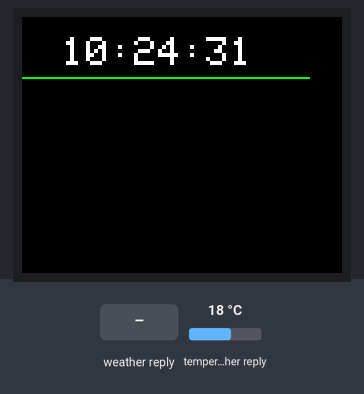
This sketch was run on a simulated ESP8266 (NodeMCU). Parts: 160×128 colour display. The test bench sets the inputs (shaded band); at power-on: temperature in the weather reply 18 °C. WiFi joins after 1.5 s; servers stay silent unless stated; network time is answered at once with the bench clock; the local clock reads 2024-03-15 10:24:30 at power-on unless the sketch sets it; web services answer with replies made up by the test bench; what the sketch prints to the serial monitor is not drawn.

Above: at 2.8 s.
2.9 s: weather in the web reply set to Clear
At 3.7 s:
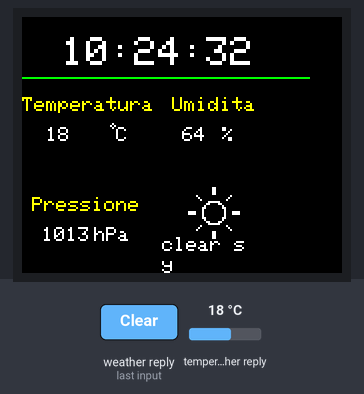
At 4.7 s:
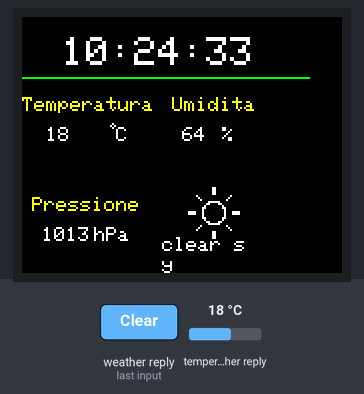
Timing chart, 0 to 6.2 s (numbered marks = the images above; inputs shaded):
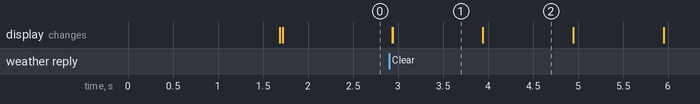

Measured:
- after the input at 2.9 s, the display: first changes at once (image 1 shows a later state)
- what the display in image 1 shows lasts 1.0 s, from 2.9 s to 3.9 s

The sketch:

weatherLcdStation.ino
```cpp
#include <ESP8266WiFi.h>
#include <ESP8266HTTPClient.h>
#include <WiFiClient.h>
#include <NTPClient.h>
#include <Arduino_JSON.h>
#include <Adafruit_GFX.h>
#include <Adafruit_ST7735.h>
#include <SPI.h>
#include <WiFiUdp.h>
#include "weathericons.h"

//-----------------Wifi Settings---------------------------------
const char* ssid = "xxxxxxxxxx"; //SSID
const char* password = "xxxxxxx";//Password

//------------NTPsettings-------------------------------------------

long utcOffsetInSeconds = 1 * 60 * 60 *2 ; //last *2 is for DST
WiFiUDP ntpUDP;
NTPClient timeClient(ntpUDP, "pool.ntp.org", utcOffsetInSeconds);

//------------Weather settings--------------------------------------
String openWeatherMapApiKey = "xxxxxxxxxxxxxxxxx";//API key OpenWeatherMap

// Replace with your country code and city
String city = "xxxx";//my city name
String countryCode = "xx";//country code
String lang="xx";//language code
String unit="metric"; //imperial or metric

// THE DEFAULT TIMER IS SET TO 10 SECONDS FOR TESTING PURPOSES
// For a final application, check the API call limits per hour/minute to avoid getting blocked/banned
unsigned long lastTime = -300000;
// Timer set to 10 minutes (600000)
unsigned long timerDelay = 300000;
// Set timer to 10 seconds (10000)
//unsigned long timerDelay = 10000;

String jsonBuffer;

// -----------  Display pins  --------------------------------------
#define TFT_CS         D8
#define TFT_RST        D3
#define TFT_DC         D4
Adafruit_ST7735 tft = Adafruit_ST7735(TFT_CS, TFT_DC, TFT_RST); //Those things are for the display

void setup() {
  Serial.begin(115200);
  tft.initR(INITR_GREENTAB);
  tft.setRotation(3);
    WiFi.begin(ssid, password);
  Serial.println("Connecting");
  while(WiFi.status() != WL_CONNECTED) {
    delay(500);
    Serial.print(".");
  }
  Serial.println("");
  Serial.print("Connected to WiFi network with IP Address: ");
  Serial.println(WiFi.localIP());

  Serial.println("Timer set to 10 seconds (timerDelay variable), it will take 10 seconds before publishing the first reading.");
  timeClient.begin();


 // --------  TEST TEXT  -------------------------------------------
   tft.fillScreen(ST77XX_BLACK);
  tft.setTextWrap(false);
  tft.drawFastHLine(0,30,144,ST77XX_GREEN);
}

void drawIcon(String in, int x, int y){
  if(in == "Thunderstorm"){
    tft.drawBitmap(x,y,storm,32,32,ST7735_WHITE);
  }else if(in == "Drizzle"){
    tft.drawBitmap(x,y,rain,32,32,ST7735_WHITE);
  }else if(in == "Rain"){
    tft.drawBitmap(x,y,light_rain,32,32,ST7735_WHITE);
  }else if(in == "Snow"){
    tft.drawBitmap(x,y,snow,32,32,ST7735_WHITE);
  }else if(in == "Fog"){
    tft.drawBitmap(x,y,fog,32,32,ST7735_WHITE);
  }else if(in == "Clear"){
    tft.drawBitmap(x,y,sun,32,32,ST7735_WHITE);
  }else if(in == "Clouds"){
    tft.drawBitmap(x,y,cloud,32,32,ST7735_WHITE);
  }
}
void loop() {
  // Send an HTTP GET request

    // Check WiFi connection status
    if(WiFi.status()== WL_CONNECTED){
      timeStr();
      if ((millis() - lastTime) > timerDelay) {
      String serverPath = "http://api.openweathermap.org/data/2.5/weather?q=" + city + "," + countryCode + "&units=metric&lang=it&APPID=" + openWeatherMapApiKey;


      jsonBuffer = httpGETRequest(serverPath.c_str());
      //Serial.println(jsonBuffer);
      JSONVar myObject = JSON.parse(jsonBuffer);

      // JSON.typeof(jsonVar) can be used to get the type of the var
      if (JSON.typeof(myObject) == "undefined") {
        Serial.println("Parsing input failed!");
        return;
      }
      tft.fillRect(0,31,63,45,ST77XX_BLACK);
      tft.fillRect(65,83,63,45,ST77XX_BLACK);
      tft.fillRect(65,31,63,45,ST77XX_BLACK);
      tft.fillRect(0,81,63,45,ST77XX_BLACK);
      const char* condition=myObject["weather"][0]["main"];
      const char* desc = myObject["weather"][0]["description"];
      String descEdit = (String)desc;
      String desc2="";
      if(descEdit.length()>7){
        desc2=descEdit.substring(8);
        descEdit=descEdit.substring(0,7);
        tft.setCursor(70,110);
        tft.setTextSize(0.8);
        tft.print(descEdit);
        tft.setCursor(70,120);
        tft.setTextSize(0.8);
        tft.print(desc2);
      }else{
        tft.setCursor(70,115);
        tft.setTextSize(1);
        tft.print(myObject["weather"][0]["description"]);
      }
      drawIcon(String(condition),80,82);
      tft.setTextSize(0.7);
      tft.setCursor(0, 40);
      tft.setTextColor(ST77XX_YELLOW);
      tft.print("Temperatura");
      tft.setTextSize(1.5);
      tft.setCursor(12, 55);
      tft.setTextColor(ST77XX_WHITE);
      tft.print(myObject["main"]["temp"]);
      tft.setCursor(47, 55);
      tft.setTextColor(ST77XX_WHITE);
      tft.drawCircle(45,54,1,ST77XX_WHITE);
      tft.print("C");
      tft.setTextSize(1.5);
      tft.setCursor(75, 40);
      tft.setTextColor(ST77XX_YELLOW);
      tft.print("Umidita");
      tft.setTextSize(1.5);
      tft.setCursor(80, 55);
      tft.setTextColor(ST77XX_WHITE);
      tft.print(myObject["main"]["humidity"]);
      tft.setCursor(100, 55);
      tft.setTextColor(ST77XX_WHITE);
      tft.print("%");
      tft.setTextSize(1.5);
      tft.setCursor(5, 90);
      tft.setTextColor(ST77XX_YELLOW);
      tft.print("Pressione");
      tft.setTextSize(1.5);
      tft.setCursor(10, 105);
      tft.setTextColor(ST77XX_WHITE);
      tft.print(myObject["main"]["pressure"]);
      tft.setCursor(30, 105);
      tft.print(" hPa");
      lastTime = millis();
    }
    }
    else {
      Serial.println("WiFi Disconnected");
    }

  }


String httpGETRequest(const char* serverName) {
  HTTPClient http;

  // Your IP address with path or Domain name with URL path
  http.begin(serverName);

  // Send HTTP POST request
  int httpResponseCode = http.GET();

  String payload = "{}";

  if (httpResponseCode>0) {
    Serial.print("HTTP Response code: ");
    Serial.println(httpResponseCode);
    payload = http.getString();
  }
  else {
    Serial.print("Error code: ");
    Serial.println(httpResponseCode);
  }
  // Free resources
  http.end();

  return payload;
}
void timeStr(){
  tft.setTextWrap(false);
  tft.fillRect(0,0,144,30,ST77XX_BLACK);
  timeClient.update();
  int currentHour = timeClient.getHours();
  int currentMinute = timeClient.getMinutes();
  int currentSecond = timeClient.getSeconds();
  String fixHou="";
  String fixMin="";
  String fixSec="";
  if(currentHour <= 9){
    fixHou="0"+(String)(currentHour);
  }else{
    fixHou=(String)(currentHour);
  }
  if(currentMinute <= 9){
    fixMin="0"+(String)(currentMinute);
  }else{
    fixMin=(String)(currentMinute);
  }
  if(currentSecond <= 9){
    fixSec="0"+(String)(currentSecond);
  }else{
    fixSec=(String)(currentSecond);
  }
  tft.setTextSize(2);
  tft.setCursor(20, 10);
  tft.setTextColor(ST77XX_WHITE);
  tft.print(fixHou+":"+fixMin+":"+fixSec);

  delay(1000);
}
```

Source omitted: weathericons.h (data table, 9129 bytes)
